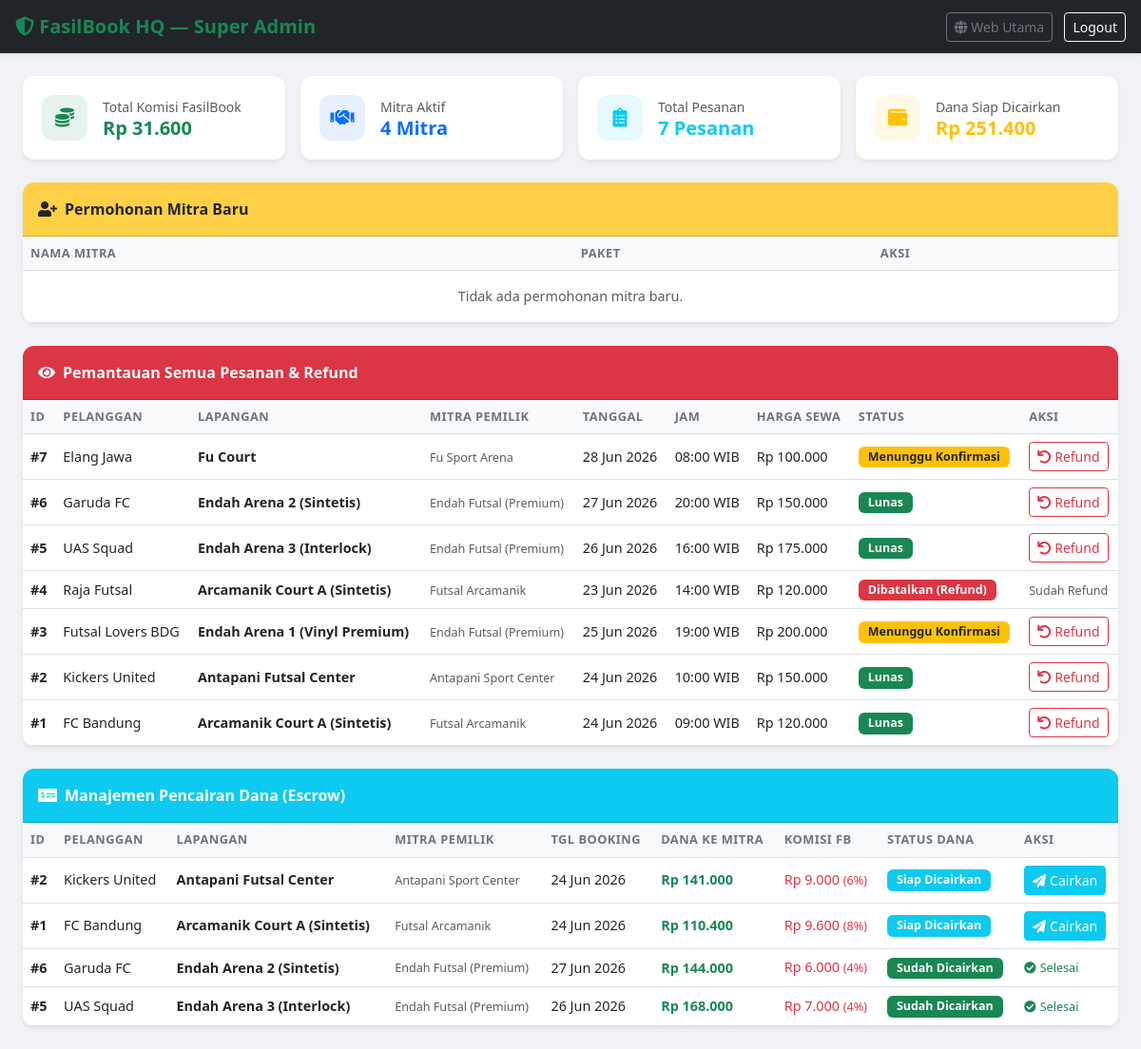
Page /admin_pusat/dashboard.php (signed in) on the committed database.
### tables this page shows
CREATE TABLE `pesanan` (
  `id` int(11) NOT NULL AUTO_INCREMENT,
  `lapangan_id` int(11) NOT NULL,
  `nama_pemesan` varchar(100) NOT NULL,
  `tanggal_booking` date NOT NULL,
  `jam_mulai` time NOT NULL,
  `status_pembayaran` varchar(50) NOT NULL DEFAULT 'Menunggu Konfirmasi',
  `status_dana` varchar(50) NOT NULL DEFAULT 'Ditahan',
  PRIMARY KEY (`id`),
  KEY `lapangan_id` (`lapangan_id`),
  CONSTRAINT `fk_pesanan_lapangan` FOREIGN KEY (`lapangan_id`) REFERENCES `lapangan` (`id`) ON DELETE CASCADE
);

CREATE TABLE `lapangan` (
  `id` int(11) NOT NULL AUTO_INCREMENT,
  `id_mitra` int(11) NOT NULL,
  `nama_lapangan` varchar(100) NOT NULL,
  `lokasi` text NOT NULL,
  `harga_per_jam` int(11) NOT NULL,
  `harga_promo` int(11) DEFAULT NULL,
  `gambar` varchar(255) NOT NULL,
  PRIMARY KEY (`id`),
  KEY `id_mitra` (`id_mitra`),
  CONSTRAINT `fk_lapangan_mitra` FOREIGN KEY (`id_mitra`) REFERENCES `mitra` (`id`) ON DELETE CASCADE
);

CREATE TABLE `mitra` (
  `id` int(11) NOT NULL AUTO_INCREMENT,
  `nama_mitra` varchar(100) NOT NULL,
  `username` varchar(50) NOT NULL,
  `password` varchar(255) NOT NULL,
  `paket` enum('Starter','Growth','Scale') NOT NULL DEFAULT 'Starter',
  `komisi_persen` int(11) NOT NULL DEFAULT 8,
  `status_akun` varchar(20) NOT NULL DEFAULT 'Aktif',
  PRIMARY KEY (`id`)
);

### admin_pusat/dashboard.php (the view, shortened to what this page needs)
<?php
include '../db.php';
$pendapatan = $conn->query("SELECT SUM((l.harga_per_jam * m.komisi_persen) / 100) as total FROM pesanan p JOIN lapangan l ON p.lapangan_id = l.id JOIN mitra m ON l.id_mitra = m.id WHERE p.status_pembayaran = 'Lunas'")->fetch_assoc()['total'] ?? 0;
$total_mitra = $conn->query("SELECT COUNT(id) as total FROM mitra WHERE status_akun = 'Aktif'")->fetch_assoc()['total'];
$total_pesanan = $conn->query("SELECT COUNT(id) as total FROM pesanan")->fetch_assoc()['total'];
$dana_siap_cair = $conn->query("SELECT SUM(l.harga_per_jam - (l.harga_per_jam * m.komisi_persen / 100)) as total FROM pesanan p JOIN lapangan l ON p.lapangan_id = l.id JOIN mitra m ON l.id_mitra = m.id WHERE p.status_dana = 'Siap Dicairkan'")->fetch_assoc()['total'] ?? 0;
?>
<!DOCTYPE html>
<html lang="id">
<head>
    <link href="https://cdn.jsdelivr.net/npm/bootstrap@5.3.0/dist/css/bootstrap.min.css" rel="stylesheet">
    <link href="https://cdnjs.cloudflare.com/ajax/libs/font-awesome/5.10.0/css/all.min.css" rel="stylesheet">
</head>
<body>
    <nav class="navbar navbar-dark bg-dark shadow-sm px-3">
        <span class="navbar-brand fw-bold text-success"><i class="fa fa-shield-alt"></i> FasilBook HQ — Super Admin</span>
        <div>
            <a href="../index.php" class="btn btn-sm btn-outline-secondary me-2"><i class="fa fa-globe me-1"></i>Web Utama</a>
            <a href="logout.php" class="btn btn-sm btn-outline-light">Logout</a>
        </div>
    </nav>
    <div class="container-fluid py-4 px-4">
        <div class="row g-3 mb-4">
            <div class="col-md-3">
                <div class="stat-card bg-white shadow-sm">
                    <div class="d-flex align-items-center">
                        <div class="stat-icon bg-success bg-opacity-10 text-success me-3"><i class="fa fa-coins"></i></div>
                        <div>
                            <small class="text-muted d-block">Total Komisi FasilBook</small>
                            <h5 class="fw-bold text-success mb-0">Rp <?= number_format($pendapatan,0,',','.') ?></h5>
                        </div>
                    </div>
                </div>
            </div>
            <div class="col-md-3">
                <div class="stat-card bg-white shadow-sm">
                    <div class="d-flex align-items-center">
                        <div class="stat-icon bg-primary bg-opacity-10 text-primary me-3"><i class="fa fa-handshake"></i></div>
                        <div>
                            <small class="text-muted d-block">Mitra Aktif</small>
                            <h5 class="fw-bold text-primary mb-0"><?= $total_mitra ?> Mitra</h5>
                        </div>
                    </div>
                </div>
            </div>
            <div class="col-md-3">
                <div class="stat-card bg-white shadow-sm">
                    <div class="d-flex align-items-center">
                        <div class="stat-icon bg-info bg-opacity-10 text-info me-3"><i class="fa fa-clipboard-list"></i></div>
                        <div>
                            <small class="text-muted d-block">Total Pesanan</small>
                            <h5 class="fw-bold text-info mb-0"><?= $total_pesanan ?> Pesanan</h5>
                        </div>
                    </div>
                </div>
            </div>
            <div class="col-md-3">
                <div class="stat-card bg-white shadow-sm">
                    <div class="d-flex align-items-center">
                        <div class="stat-icon bg-warning bg-opacity-10 text-warning me-3"><i class="fa fa-wallet"></i></div>
                        <div>
                            <small class="text-muted d-block">Dana Siap Dicairkan</small>
                            <h5 class="fw-bold text-warning mb-0">Rp <?= number_format($dana_siap_cair,0,',','.') ?></h5>
                        </div>
                    </div>
                </div>
            </div>
        </div>
        <div class="card shadow-sm border-0 mb-4" style="border-radius:12px; overflow:hidden;">
            <div class="card-header bg-warning bg-opacity-75 fw-bold py-3"><i class="fa fa-user-plus me-2"></i>Permohonan Mitra Baru</div>
            <div class="table-responsive">
                <table class="table table-hover m-0">
                    <thead class="table-light"><tr><th>Nama Mitra</th><th>Paket</th><th>Aksi</th></tr></thead>
                    <tbody>
                        <?php $req = $conn->query("SELECT * FROM mitra WHERE status_akun = 'Pending'");
                        if($req->num_rows > 0) {
                            while($m = $req->fetch_assoc()) {
                                echo "<tr><td class='fw-bold'>{$m['nama_mitra']}</td><td><span class='badge bg-secondary'>{$m['paket']}</span></td><td><a href='?aktifkan_mitra={$m['id']}' class='btn btn-sm btn-success' onclick=\"return confirm('Aktifkan mitra ini?')\"><i class='fa fa-check me-1'></i>Approve</a></td></tr>";
                            }
                        } else {
                            echo "<tr><td colspan='3' class='text-center text-muted py-3'>Tidak ada permohonan mitra baru.</td></tr>";
                        } ?>
                    </tbody>
                </table>
            </div>
        </div>
        <div class="card shadow-sm border-0 mb-4" style="border-radius:12px; overflow:hidden;">
            <div class="card-header bg-danger text-white fw-bold py-3"><i class="fa fa-eye me-2"></i>Pemantauan Semua Pesanan & Refund</div>
            <div class="table-responsive">
                <table class="table table-hover m-0">
                    <thead class="table-light">
                        <tr>
                            <th>ID</th>
                            <th>Pelanggan</th>
                            <th>Lapangan</th>
                            <th>Mitra Pemilik</th>
                            <th>Tanggal</th>
                            <th>Jam</th>
                            <th>Harga Sewa</th>
                            <th>Status</th>
                            <th>Aksi</th>
                        </tr>
                    </thead>
                    <tbody>
                        <?php
                        $all = $conn->query("SELECT p.id, p.nama_pemesan, p.tanggal_booking, p.jam_mulai, p.status_pembayaran,
                                                    l.nama_lapangan, l.harga_per_jam,
                                                    m.nama_mitra
                                             FROM pesanan p
                                             JOIN lapangan l ON p.lapangan_id = l.id
                                             JOIN mitra m ON l.id_mitra = m.id
                                             ORDER BY p.id DESC");
                        while($a = $all->fetch_assoc()) {
                            if ($a['status_pembayaran'] == 'Lunas') {
                                $badge = 'bg-success';
                            } elseif ($a['status_pembayaran'] == 'Menunggu Konfirmasi') {
                                $badge = 'bg-warning text-dark';
                            } else {
                                $badge = 'bg-danger';
                            }
                            echo "<tr>
                                <td class='fw-bold'>#{$a['id']}</td>
                                <td>{$a['nama_pemesan']}</td>
                                <td><span class='fw-semibold'>{$a['nama_lapangan']}</span></td>
                                <td><small class='text-muted'>{$a['nama_mitra']}</small></td>
                                <td>" . date('d M Y', strtotime($a['tanggal_booking'])) . "</td>
                                <td>" . substr($a['jam_mulai'], 0, 5) . " WIB</td>
                                <td>Rp " . number_format($a['harga_per_jam'],0,',','.') . "</td>
                                <td><span class='badge {$badge}'>{$a['status_pembayaran']}</span></td>
                                <td>";
                            if ($a['status_pembayaran'] != 'Dibatalkan (Refund)') {
                                echo "<a href='?refund_pesanan={$a['id']}' class='btn btn-sm btn-outline-danger' onclick=\"return confirm('Yakin refund pesanan #{$a['id']}?')\"><i class='fa fa-undo me-1'></i>Refund</a>";
                            } else {
                                echo "<span class='text-muted small'>Sudah Refund</span>";
                            }
                            echo "</td></tr>";
                        } ?>
                    </tbody>
                </table>
            </div>
        </div>
        <div class="card shadow-sm border-0" style="border-radius:12px; overflow:hidden;">
            <div class="card-header bg-info text-white fw-bold py-3"><i class="fa fa-money-check-alt me-2"></i>Manajemen Pencairan Dana (Escrow)</div>
            <div class="table-responsive">
                <table class="table table-hover m-0">
                    <thead class="table-light">
                        <tr>
                            <th>ID</th>
                            <th>Pelanggan</th>
                            <th>Lapangan</th>
                            <th>Mitra Pemilik</th>
                            <th>Tgl Booking</th>
                            <th>Dana ke Mitra</th>
                            <th>Komisi FB</th>
                            <th>Status Dana</th>
                            <th>Aksi</th>
                        </tr>
                    </thead>
                    <tbody>
                        <?php $q = $conn->query("SELECT p.id, p.nama_pemesan, p.tanggal_booking, p.status_dana,
                                                        l.nama_lapangan, l.harga_per_jam,
                                                        m.nama_mitra, m.komisi_persen
                                                FROM pesanan p
                                                JOIN lapangan l ON p.lapangan_id = l.id
                                                JOIN mitra m ON l.id_mitra = m.id
                                                WHERE p.status_pembayaran = 'Lunas'
                                                ORDER BY
                                                    CASE p.status_dana
                                                        WHEN 'Siap Dicairkan' THEN 1
                                                        WHEN 'Ditahan' THEN 2
                                                        WHEN 'Sudah Dicairkan' THEN 3
                                                    END, p.id DESC");
                        while($d = $q->fetch_assoc()) {
                            $komisi_amount = ($d['harga_per_jam'] * $d['komisi_persen']) / 100;
                            $dana_mitra = $d['harga_per_jam'] - $komisi_amount;
                            if ($d['status_dana'] == 'Siap Dicairkan') {
                                $badge_dana = 'bg-info text-white';
                            } elseif ($d['status_dana'] == 'Sudah Dicairkan') {
                                $badge_dana = 'bg-success';
                            } else {
                                $badge_dana = 'bg-warning text-dark';
                            }
                            echo "<tr>
                                <td class='fw-bold'>#{$d['id']}</td>
                                <td>{$d['nama_pemesan']}</td>
                                <td><span class='fw-semibold'>{$d['nama_lapangan']}</span></td>
                                <td><small class='text-muted'>{$d['nama_mitra']}</small></td>
                                <td>" . date('d M Y', strtotime($d['tanggal_booking'])) . "</td>
                                <td class='fw-bold text-success'>Rp " . number_format($dana_mitra,0,',','.') . "</td>
                                <td class='text-danger'>Rp " . number_format($komisi_amount,0,',','.') . " <small>({$d['komisi_persen']}%)</small></td>
                                <td><span class='badge {$badge_dana}'>{$d['status_dana']}</span></td>
                                <td>";
                            if ($d['status_dana'] == 'Siap Dicairkan') {
                                echo "<a href='?cairkan_dana={$d['id']}' class='btn btn-sm btn-info text-white' onclick=\"return confirm('Cairkan dana ke {$d['nama_mitra']}?')\"><i class='fa fa-paper-plane me-1'></i>Cairkan</a>";
                            } elseif ($d['status_dana'] == 'Sudah Dicairkan') {
                                echo "<span class='text-success small'><i class='fa fa-check-circle me-1'></i>Selesai</span>";
                            } else {
                                echo "<span class='text-muted small'>Menunggu Konfirmasi Mitra</span>";
                            }
                            echo "</td></tr>";
                        } ?>
                    </tbody>
                </table>
            </div>
        </div>
    </div>
</body>
</html>

### admin_pusat/dashboard.php (style rules this page uses)
body { font-family: 'Segoe UI', sans-serif; background: #f0f2f5; }
.stat-card { border: none; border-radius: 12px; padding: 20px; }
.stat-card .stat-icon { width: 48px; height: 48px; border-radius: 12px; display: flex; align-items: center; justify-content: center; font-size: 20px; }
.table th { font-size: 0.8rem; text-transform: uppercase; letter-spacing: 0.5px; color: #6c757d; }
.table td { vertical-align: middle; font-size: 0.9rem; }
.badge { font-size: 0.78rem; padding: 5px 10px; }

### rows in the picture
pesanan: id "7", nama_pemesan "Elang Jawa", lapangan.nama_lapangan "Fu Court", mitra.nama_mitra "Fu Sport Arena", tanggal_booking "28 Jun 2026", jam_mulai "08:00", lapangan.harga_per_jam "100.000", status_pembayaran "Menunggu Konfirmasi"
pesanan: id "6", nama_pemesan "Garuda FC", lapangan.nama_lapangan "Endah Arena 2 (Sintetis)", mitra.nama_mitra "Endah Futsal (Premium)", tanggal_booking "27 Jun 2026", jam_mulai "20:00", lapangan.harga_per_jam "150.000", status_pembayaran "Lunas", lapangan.komisi_persen "144.000", lapangan.komisi_persen "6.000", mitra.komisi_persen "4", status_dana "Sudah Dicairkan", shows "Selesai"
pesanan: id "5", nama_pemesan "UAS Squad", lapangan.nama_lapangan "Endah Arena 3 (Interlock)", mitra.nama_mitra "Endah Futsal (Premium)", tanggal_booking "26 Jun 2026", jam_mulai "16:00", lapangan.harga_per_jam "175.000", status_pembayaran "Lunas", lapangan.komisi_persen "168.000", lapangan.komisi_persen "7.000", mitra.komisi_persen "4", status_dana "Sudah Dicairkan", shows "Selesai"
pesanan: id "4", nama_pemesan "Raja Futsal", lapangan.nama_lapangan "Arcamanik Court A (Sintetis)", mitra.nama_mitra "Futsal Arcamanik", tanggal_booking "23 Jun 2026", jam_mulai "14:00", lapangan.harga_per_jam "120.000", status_pembayaran "Dibatalkan (Refund)", shows "Sudah Refund"
pesanan: id "3", nama_pemesan "Futsal Lovers BDG", lapangan.nama_lapangan "Endah Arena 1 (Vinyl Premium)", mitra.nama_mitra "Endah Futsal (Premium)", tanggal_booking "25 Jun 2026", jam_mulai "19:00", lapangan.harga_per_jam "200.000", status_pembayaran "Menunggu Konfirmasi"
pesanan: id "2", nama_pemesan "Kickers United", lapangan.nama_lapangan "Antapani Futsal Center", mitra.nama_mitra "Antapani Sport Center", tanggal_booking "24 Jun 2026", jam_mulai "10:00", lapangan.harga_per_jam "150.000", status_pembayaran "Lunas", lapangan.komisi_persen "141.000", lapangan.komisi_persen "9.000", mitra.komisi_persen "6", status_dana "Siap Dicairkan"
pesanan: id "1", nama_pemesan "FC Bandung", lapangan.nama_lapangan "Arcamanik Court A (Sintetis)", mitra.nama_mitra "Futsal Arcamanik", tanggal_booking "24 Jun 2026", jam_mulai "09:00", lapangan.harga_per_jam "120.000", status_pembayaran "Lunas", lapangan.komisi_persen "110.400", lapangan.komisi_persen "9.600", mitra.komisi_persen "8", status_dana "Siap Dicairkan"

### other values in the picture
$pendapatan "31.600"
$total_mitra "4"
$total_pesanan "7"
$dana_siap_cair "251.400"
